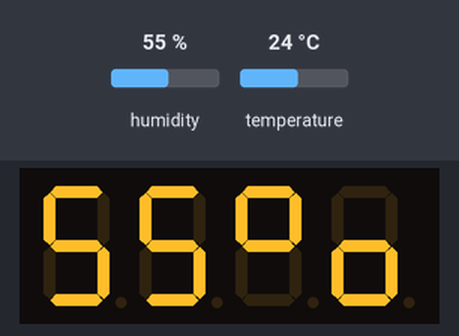
Bench run of a sketch on a simulated Arduino Uno, built with avr-gcc and run on an emulated ATmega328P. Parts: 4-digit seven-segment display. Inputs (shaded band) come from the test bench; at power-on: humidity 55 %, temperature 24 °C.

Above: at 2.8 s.
2.9 s: humidity set to 22 %
At 7.3 s:
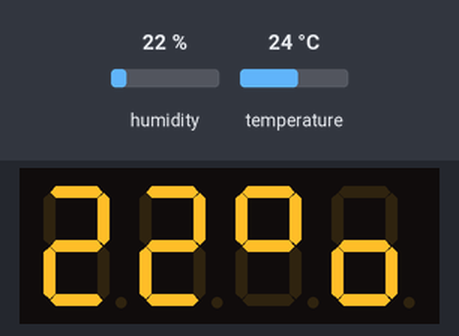
9.0 s: temperature set to 12 °C
At 13.0 s:
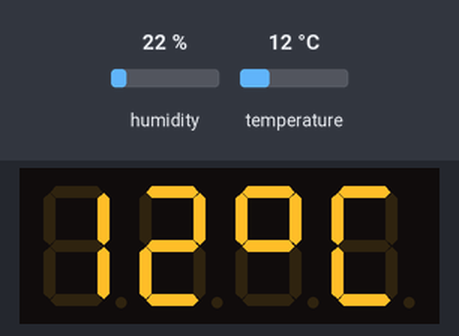
15.1 s: humidity set to 40 %
At 19.8 s:
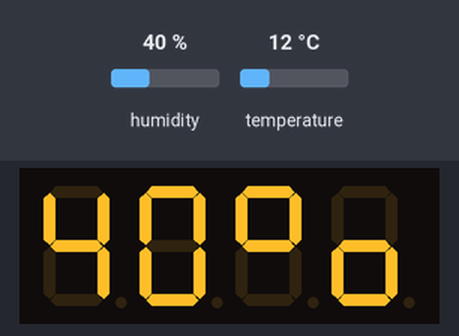
21.2 s: temperature set to 19 °C
At 25.5 s:
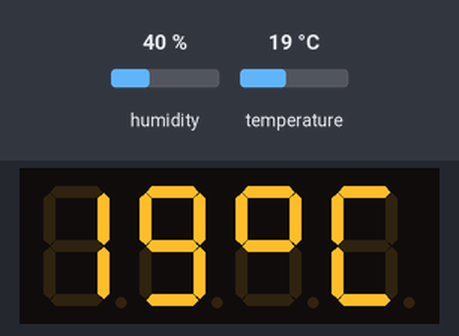
Timing chart, 0 to 27.0 s (numbered marks = the images above; inputs shaded):
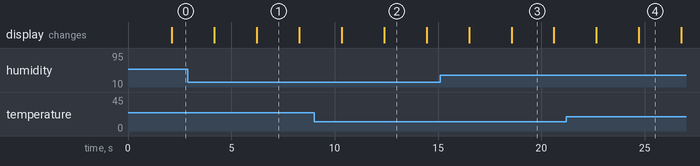

The sketch:

2.ino
```cpp
#include <TM1637Display.h>
#include "DHT.h"

#define CLK 2
#define DIO 3

#define DELAY 2000

#define DHTPIN 4
#define DHTTYPE DHT11

#define SYM_C SEG_D | SEG_E | SEG_F | SEG_A
#define SYM_O SEG_A | SEG_B | SEG_F | SEG_G
#define SYM_o SEG_C | SEG_D | SEG_E | SEG_G
#define SYM_SPACE 0
#define SYM_MINUS SEG_G

TM1637Display display(CLK, DIO);
DHT dht(DHTPIN, DHTTYPE);

void setup()
{
  display.setBrightness(0x0f);
  dht.begin();
  display.clear();
}

void loop()
{
  uint8_t segments_t[] = { SYM_O, SYM_C };
  float t = dht.readTemperature();
  display.showNumberDec(t, false, 2, 0);
  display.setSegments(segments_t, 2, 2);
  delay(DELAY);
  uint8_t segments_h[] = { SYM_O, SYM_o };
  float h = dht.readHumidity();
  display.showNumberDec(h, false, 2, 0);
  display.setSegments(segments_h, 2, 2);
  delay(DELAY);
}
```

Measured:
- after the input at 2.9 s, the display: first differs from a run without the input after 3.3 s (image 1)
- after the input at 9.0 s, the display: first differs from a run without the input after 3.4 s (image 2)
- after the input at 15.1 s, the display: first differs from a run without the input after 3.5 s (image 3)
- after the input at 21.2 s, the display: first differs from a run without the input after 3.5 s (image 4)
- what the display in image 1 shows lasts 2.1 s, from 6.2 s to 8.3 s
